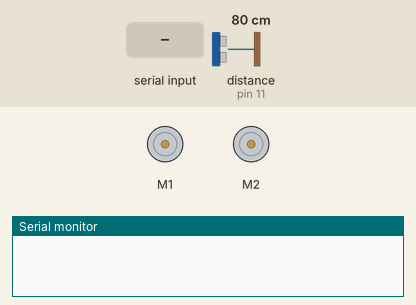
Recording of a sketch running on a simulated Arduino Leonardo, built with avr-gcc and run on an emulated ATmega32U4. Shown: 2 × DC motor (green arrow = forward, orange = backward, longer = faster), the last lines printed to the serial monitor. The test bench sets the inputs (shaded band); at power-on: distance to the obstacle (sensor on pin 11) 80 cm. The echo pulse lasts 58.3 µs per cm.

Above: at 1.2 s.
1.3 s: "k" received over the second serial link
2.8 s: "1" received over the second serial link
At 2.86 s:
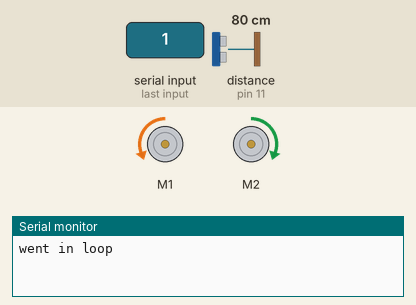
Timing chart, 0 to 5.8 s (numbered marks = the images above; inputs shaded):
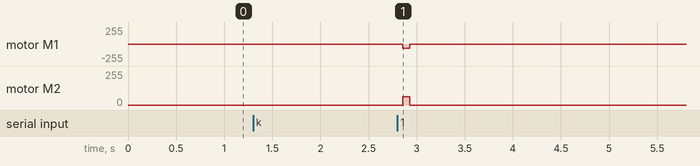

Measured:
- after the input at 2.8 s, motor M1: stopped → backward 63/255 after 0.06 s, → stopped 0.07 s later; motor M2: stopped → forward 63/255 after 0.06 s, → stopped 0.07 s later

The sketch:

robot_1.ino
```cpp
#include <Wire.h>
#include <Zumo32U4.h>

const int ping1 = 11;
float duration;
boolean Turn = false;
Zumo32U4Motors motors;

typedef union{
   byte bytes[4];
   float f;
}floatToBytes;

floatToBytes distance;
void setup() {
Serial1.begin(9600);
}

void loop() {
  if (Serial1.available())
  {
    char key = (char)Serial1.read();
    //Serial.print(key);
    if(key == 'k')
    {
          Turn = true;
          ledRed(1);
          Serial.println("went in loop");
    }
    if(key== 'l')
          Turn = false;
    if(key> '0' && key< '5' && Turn == true)
    {
          //ledRed(0);
          pinMode(ping1, OUTPUT);
          digitalWrite(ping1, LOW);
          delayMicroseconds(2);
          digitalWrite(ping1, HIGH);
          delayMicroseconds(5);
          digitalWrite(ping1, LOW);

          pinMode(ping1, INPUT);
          duration = pulseIn(ping1, HIGH);
          duration /= 29;
          distance.f = duration;
          delay(50);
          motors.setLeftSpeed(-100);
          motors.setRightSpeed(100);
          //motors.setSpeeds(50,-50);
          delay(70);
          motors.setSpeeds(0, 0);
          delay(50);
          Serial1.write(distance.bytes,4);
    }
  }
}
```
